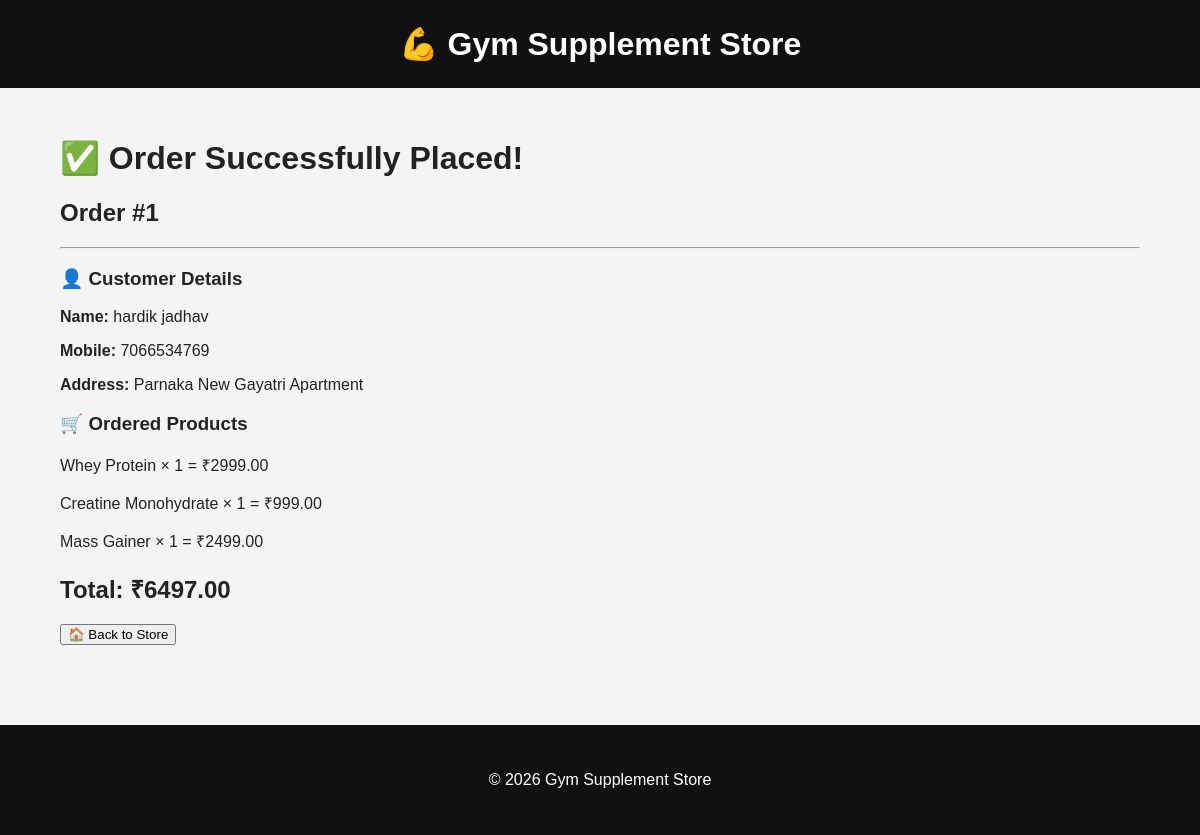
Screenshot of /success/1 with the database file from the repository.
### tables this page shows
CREATE TABLE orders (
            id INTEGER PRIMARY KEY AUTOINCREMENT,
            customer_name TEXT NOT NULL,
            mobile TEXT NOT NULL,
            address TEXT NOT NULL,
            total_amount REAL NOT NULL,
            order_date TEXT NOT NULL
        );

CREATE TABLE order_items (
            id INTEGER PRIMARY KEY AUTOINCREMENT,
            order_id INTEGER NOT NULL,
            product_id INTEGER NOT NULL,
            product_name TEXT NOT NULL,
            price REAL NOT NULL,
            quantity INTEGER NOT NULL
        );

### app.py (the view)
@app.route("/success/<int:order_id>")
def success(order_id):
    conn = get_db()
    order = conn.execute("""
        SELECT *
        FROM orders
        WHERE id = ?
    """, (
        order_id,
    )).fetchone()
    items = conn.execute("""
        SELECT *
        FROM order_items
        WHERE order_id = ?
    """, (
        order_id,
    )).fetchall()
    conn.close()
    if order is None:
        return "Order not found"
    return render_template(
        "success.html",
        order=order,
        items=items
    )

### app.py (called while the page is built)
def get_db():
    conn = sqlite3.connect(DATABASE)
    conn.row_factory = sqlite3.Row
    return conn

### templates/success.html (shortened to what this page needs)
<!DOCTYPE html>
<html>
<head>
    <link
        rel="stylesheet"
        href="{{ url_for('static', filename='style.css') }}"
    >
</head>
<body>
<header>
    <h1>
        💪 Gym Supplement Store
    </h1>
</header>
<div class="container">
    <div class="success-box">
        <h1>
            ✅ Order Successfully Placed!
        </h1>
        <h2>
            Order #{{ order["id"] }}
        </h2>
        <hr>
        <h3>
            👤 Customer Details
        </h3>
        <p>
            <strong>Name:</strong>
            {{ order["customer_name"] }}
        </p>
        <p>
            <strong>Mobile:</strong>
            {{ order["mobile"] }}
        </p>
        <p>
            <strong>Address:</strong>
            {{ order["address"] }}
        </p>
        <h3>
            🛒 Ordered Products
        </h3>
        {% for item in items %}
        <p>
            {{ item["product_name"] }}
            ×
            {{ item["quantity"] }}
            =
            ₹{{ "%.2f"|format(
                item["price"] * item["quantity"]
            ) }}
        </p>
        {% endfor %}
        <h2>
            Total:
            ₹{{ "%.2f"|format(
                order["total_amount"]
            ) }}
        </h2>
        <a href="/">
            <button class="cart-button">
                🏠 Back to Store
            </button>
        </a>
    </div>
</div>
<footer>
    <p>
        © 2026 Gym Supplement Store
    </p>
</footer>
</body>
</html>

### static/style.css (style rules this page uses)
* { box-sizing: border-box; }
body { margin: 0; font-family: Arial, sans-serif; background: #f4f4f4; color: #222; }
header { background: #111; color: white; text-align: center; padding: 25px; }
header h1 { margin: 0; font-size: 32px; }
.container { width: 90%; max-width: 1200px; margin: auto; padding: 30px 0; }
footer { background: #111; color: white; text-align: center; padding: 30px; margin-top: 50px; }

### rows the page displays
orders: id "1", customer_name "hardik jadhav", mobile "7066534769", address "Parnaka New Gayatri Apartment", total_amount "6497.00"
order_items: product_name "Whey Protein", quantity "1", price+quantity "2999.00"
order_items: product_name "Creatine Monohydrate", quantity "1", price+quantity "999.00"
order_items: product_name "Mass Gainer", quantity "1", price+quantity "2499.00"
